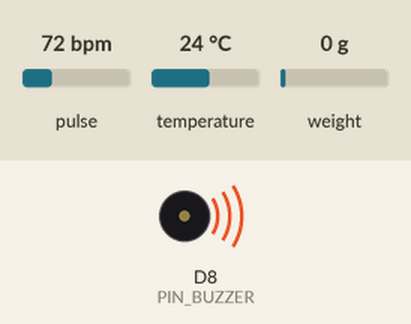
A sketch run on a simulated ESP8266 (NodeMCU). Parts: buzzer (waves = sounding). The inputs (shaded band) are chosen by the test bench; at power-on: pulse 72 bpm, temperature 24 °C, weight on the scale 0 g. WiFi joins after 1.5 s; servers stay silent unless stated; uploads are accepted with an empty reply; no MQTT or app messages arrive unless stated; what the sketch prints to the serial monitor is not drawn.

Above: at 3.4 s.
At 4.2 s:
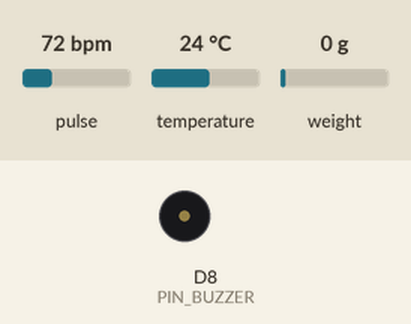
Timing chart, 0 to 5.7 s (numbered marks = the images above):
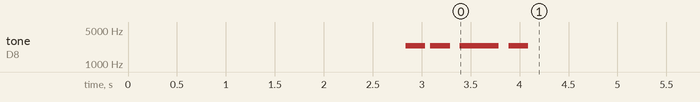

The sketch:

esp32_gateway.ino
```cpp
/*
 * ============================================================================
 *  TRIAGEPULSE — GATEWAY FIRMWARE (ESP8266 & ESP32 DUAL-COMPATIBLE)
 *  Patient 01 Direct Monitoring + Patient 02 Arduino UNO Gateway
 *  Dual Ingestion: MQTT + Direct FastAPI HTTP REST Telemetry
 * ============================================================================
 *
 *  HARDWARE WIRING:
 *  ----------------------------------------------------------------------------
 *  [ESP8266 / NodeMCU]:
 *    - MAX30102 (I2C: SDA=D2/GPIO4, SCL=D1/GPIO5, 3.3V, GND) → HR + SpO2
 *    - DS18B20  (OneWire: D5/GPIO14 with 4.7kΩ pull-up to 3.3V, 3.3V, GND) → Temp
 *    - HX711    (DOUT=D6/GPIO12, SCK=D0/GPIO16, 3.3V, GND) → IV Bag Load Cell
 *    - SOS Button (D3/GPIO0 or Built-in FLASH button, active LOW)
 *    - Buzzer   (D8/GPIO15 positive, GND negative)
 *    - Patient 02 RX: D7/GPIO13 (SoftwareSerial RX from Arduino UNO TX D1)
 *
 *  [ESP32 DevKit]:
 *    - MAX30102 (I2C: SDA=GPIO21, SCL=GPIO22, 3.3V, GND) → HR + SpO2
 *    - DS18B20  (OneWire: GPIO4 with 4.7kΩ pull-up to 3.3V, 3.3V, GND) → Temp
 *    - HX711    (DOUT=GPIO18, SCK=GPIO19, 3.3V, GND) → IV Bag Load Cell
 *    - SOS Button (GPIO27, active LOW)
 *    - Buzzer   (GPIO15)
 *    - Patient 02 RX: GPIO16 (Hardware UART2 RX from Arduino UNO TX D1)
 *
 *  COMMUNICATION PIPELINE:
 *    Primary:   MQTT Broker (Port 1883)
 *    Fallback:  Direct FastAPI REST Endpoint (POST http://<gateway_ip>:8000/api/hardware/telemetry)
 * ============================================================================
 */

#if defined(ESP8266)
  #include <ESP8266WiFi.h>
  #include <WiFiClient.h>
  #include <ESP8266HTTPClient.h>
  #include <SoftwareSerial.h>
#elif defined(ESP32)
  #include <WiFi.h>
  #include <WiFiClient.h>
  #include <HTTPClient.h>
#else
  #include <ESP8266WiFi.h>
  #include <WiFiClient.h>
  #include <ESP8266HTTPClient.h>
  #include <SoftwareSerial.h>
#endif

#include <PubSubClient.h>
#include <Wire.h>
#include "MAX30105.h"
#include "heartRate.h"
#include <OneWire.h>
#include <DallasTemperature.h>
#include "HX711.h"
#include <ArduinoJson.h>

#include "config.h"

// ======================== HARDWARE DRIVERS ========================
MAX30105 particleSensor;
OneWire oneWire(PIN_DS18B20);
DallasTemperature tempSensor(&oneWire);
HX711 scale;

#if defined(ESP8266)
SoftwareSerial unoSerial(PIN_SWSERIAL_RX, PIN_SWSERIAL_TX);
#endif

WiFiClient espClient;
PubSubClient mqttClient(espClient);

// ======================== HARDWARE DETECTION FLAGS ========================
bool max30102Present = false;
bool ds18b20Present = false;
bool hx711Present = false;

// ======================== PATIENT 01 STATE ========================
struct PatientData {
  float heartRate;
  float spo2;
  float temperature;
  float ivWeightGrams;
  float ivRemainingMl;
  float ivFlowMlHr;
  String ivState;
  bool  sosActive;
  String signalQuality;
  unsigned long lastVitalsTime;
};

PatientData patient01 = {
  0.0, 0.0, 0.0,
  0.0, 0.0, 0.0,
  "NORMAL", false,
  "MISSING", 0
};

// ======================== HEART RATE BUFFER ========================
#define HR_BUFFER_SIZE 4
byte rates[HR_BUFFER_SIZE];
byte rateSpot = 0;
unsigned long lastBeat = 0;
float beatsPerMinute = 0;
int beatAvg = 0;

// ======================== IV FLOW TRACKING ========================
float lastIvWeight = -1.0;
unsigned long lastIvReadTime = 0;

// ======================== SERIAL RECEIVE BUFFER ========================
String rxBuffer = "";

// ======================== TIMING ========================
unsigned long lastSensorReadTime = 0;
unsigned long lastMqttPublishTime = 0;
unsigned long lastStatusPublishTime = 0;
unsigned long lastSosDebounceTime = 0;
unsigned long bootTime = 0;
bool lastSosButtonState = HIGH;
byte simCounter = 0;

// Forward Declarations
void connectWiFi();
void connectMQTT();
void readMAX30102();
void readDS18B20();
void readHX711();
void checkSOSButton();
void receivePatient02Data();
void parseAndForwardP02(String &jsonStr);
void publishPatient01();
void publishDeviceStatus();
void sendHttpTelemetry(const String& patientId, float hr, float spo2, float temp, float ivWeight, bool sos, const String& sq, const String& ivState, float ivFlow);
void beepBuzzer(int count);
String getBackendHost();


// ============================================================================
//  SETUP
// ============================================================================
void setup() {
  Serial.begin(115200);
  delay(300);
  Serial.println();
  Serial.println(F("========================================"));
#if defined(ESP8266)
  Serial.println(F("  TRIAGEPULSE ESP8266 GATEWAY v2.0"));
#else
  Serial.println(F("  TRIAGEPULSE ESP32 GATEWAY v2.0"));
#endif
  Serial.println(F("  Patient 01 + Patient 02 (Uno) Gateway"));
  Serial.println(F("========================================\n"));

  bootTime = millis();

  // Pin Modes
  pinMode(PIN_SOS_BUTTON, INPUT_PULLUP);
  pinMode(PIN_BUZZER, OUTPUT);
  digitalWrite(PIN_BUZZER, LOW);

  // Initialize Patient 02 Serial Receiver
#if defined(ESP8266)
  unoSerial.begin(SWSERIAL_BAUD);
  Serial.printf("[SoftwareSerial] Listening for Patient 02 on D7 (GPIO%d) at %d baud\n", PIN_SWSERIAL_RX, SWSERIAL_BAUD);
#else
  Serial2.begin(UART2_BAUD, SERIAL_8N1, PIN_UART2_RX, PIN_UART2_TX);
  Serial.println(F("[UART2] Listening for Patient 02 on GPIO16 at 9600 baud"));
#endif

  // Initialize I2C for MAX30102
  Wire.begin(PIN_MAX30102_SDA, PIN_MAX30102_SCL);
  Wire.setClock(100000); // 100kHz standard mode

  // Initialize MAX30102
  Serial.print(F("[MAX30102] Initializing... "));
  if (particleSensor.begin(Wire, I2C_SPEED_STANDARD)) {
    max30102Present = true;
    Serial.println(F("OK"));
    particleSensor.setup(
      MAX30102_LED_BRIGHTNESS,
      MAX30102_SAMPLE_AVERAGE,
      MAX30102_LED_MODE,
      MAX30102_SAMPLE_RATE,
      MAX30102_PULSE_WIDTH,
      MAX30102_ADC_RANGE
    );
    particleSensor.setPulseAmplitudeRed(0x1F);
    particleSensor.setPulseAmplitudeGreen(0);
  } else {
    Serial.println(F("NOT DETECTED (Using Demo Fallback if enabled)"));
  }

  // Initialize DS18B20
  Serial.print(F("[DS18B20] Initializing... "));
  tempSensor.begin();
  if (tempSensor.getDeviceCount() > 0) {
    ds18b20Present = true;
    tempSensor.setResolution(10); // 10-bit: 0.25°C in ~187ms
    tempSensor.setWaitForConversion(true);
    Serial.println(F("OK"));
  } else {
    Serial.println(F("NOT DETECTED (Using Demo Fallback if enabled)"));
  }

  // Initialize HX711
  Serial.print(F("[HX711] Initializing... "));
  scale.begin(PIN_HX711_DOUT, PIN_HX711_SCK);
  if (scale.is_ready()) {
    hx711Present = true;
    scale.set_scale(HX711_CALIBRATION_FACTOR);
    scale.tare();
    Serial.println(F("OK"));
  } else {
    Serial.println(F("NOT DETECTED (Using Demo Fallback if enabled)"));
  }

  // Connect WiFi
  connectWiFi();

  // Setup MQTT
  mqttClient.setServer(MQTT_BROKER, MQTT_PORT);
  mqttClient.setBufferSize(512);
  connectMQTT();

  // Startup beep
  beepBuzzer(2);
  Serial.println(F("\n[READY] TriagePulse Gateway operational.\n"));
}


// ============================================================================
//  MAIN LOOP
// ============================================================================
void loop() {
#if defined(ESP8266)
  yield(); // Prevent ESP8266 Software Watchdog Timer reset
#endif

  // Maintain WiFi
  if (WiFi.status() != WL_CONNECTED) {
    connectWiFi();
  }

  // Maintain MQTT (if broker is reachable)
  if (WiFi.status() == WL_CONNECTED && !mqttClient.connected()) {
    connectMQTT();
  }
  if (mqttClient.connected()) {
    mqttClient.loop();
  }

  unsigned long now = millis();

  // Read Patient 01 sensors
  if (now - lastSensorReadTime >= SENSOR_READ_INTERVAL_MS) {
    lastSensorReadTime = now;
    readMAX30102();
    readDS18B20();
    readHX711();
  }

  // Check SOS Button
  checkSOSButton();

  // Receive Patient 02 data from Arduino UNO
  receivePatient02Data();

  // Publish / Dispatch Telemetry
  if (now - lastMqttPublishTime >= MQTT_PUBLISH_INTERVAL_MS) {
    lastMqttPublishTime = now;
    publishPatient01();
  }

  // Heartbeat status
  if (now - lastStatusPublishTime >= STATUS_PUBLISH_INTERVAL_MS) {
    lastStatusPublishTime = now;
    publishDeviceStatus();
  }
}


// ============================================================================
//  SENSOR READING FUNCTIONS
// ============================================================================

void readMAX30102() {
#if defined(ESP8266)
  yield();
#endif

  if (!max30102Present) {
    if (DEMO_FALLBACK_ENABLED) {
      simCounter++;
      patient01.heartRate = 74.0 + (simCounter % 4);
      patient01.spo2 = 98.0 + ((simCounter % 2) == 0 ? 1 : 0);
      patient01.signalQuality = "SIM";
      patient01.lastVitalsTime = millis();
    }
    return;
  }

  long irValue = particleSensor.getIR();

  if (irValue < FINGER_DETECT_THRESHOLD) {
    patient01.heartRate = 0;
    patient01.spo2 = 0;
    patient01.signalQuality = "MISSING";
    return;
  }

  patient01.signalQuality = "GOOD";

  if (checkForBeat(irValue)) {
    unsigned long delta = millis() - lastBeat;
    lastBeat = millis();

    beatsPerMinute = 60.0 / (delta / 1000.0);

    if (beatsPerMinute >= 35 && beatsPerMinute <= 210) {
      rates[rateSpot++] = (byte)beatsPerMinute;
      rateSpot %= HR_BUFFER_SIZE;

      beatAvg = 0;
      for (byte i = 0; i < HR_BUFFER_SIZE; i++) {
        beatAvg += rates[i];
      }
      beatAvg /= HR_BUFFER_SIZE;
    }
  }

  if (beatAvg >= 40 && beatAvg <= 200) {
    patient01.heartRate = (float)beatAvg;
  }

  long redValue = particleSensor.getRed();
  if (irValue > 0 && redValue > 0 && patient01.heartRate > 0) {
    float ratio = (float)redValue / (float)irValue;
    float spo2Est = 110.0 - 25.0 * ratio;
    spo2Est = constrain(spo2Est, 75.0, 100.0);
    patient01.spo2 = spo2Est;
  }

  patient01.lastVitalsTime = millis();
}

void readDS18B20() {
#if defined(ESP8266)
  yield();
#endif

  if (ds18b20Present) {
    tempSensor.requestTemperatures();
    float temp = tempSensor.getTempCByIndex(0);
    if (temp >= 20.0 && temp <= 45.0) {
      patient01.temperature = temp;
    }
  } else if (DEMO_FALLBACK_ENABLED && patient01.temperature == 0) {
    patient01.temperature = 36.6;
  }
}

void readHX711() {
#if defined(ESP8266)
  yield();
#endif

  float weight = 0;
  if (hx711Present && scale.is_ready()) {
    weight = scale.get_units(2);
    if (weight < 0) weight = 0;
  } else if (DEMO_FALLBACK_ENABLED) {
    weight = 485.0 - (simCounter * 0.4);
    if (weight < 0) weight = 0;
  } else {
    return;
  }

  unsigned long now = millis();
  if (lastIvWeight >= 0 && lastIvReadTime > 0) {
    float timeDeltaHr = (float)(now - lastIvReadTime) / 3600000.0;
    if (timeDeltaHr > 0.0001) {
      float weightDelta = lastIvWeight - weight;
      patient01.ivFlowMlHr = weightDelta / timeDeltaHr;
      if (patient01.ivFlowMlHr < 0) patient01.ivFlowMlHr = 0;
    }
  }

  lastIvWeight = weight;
  lastIvReadTime = now;
  patient01.ivWeightGrams = weight;

  float netFluid = weight - IV_BAG_TARE_WEIGHT_G;
  if (netFluid < 0) netFluid = 0;
  patient01.ivRemainingMl = netFluid;

  if (netFluid <= IV_THRESHOLD_EMPTY) {
    patient01.ivState = "STOPPED";
  } else if (netFluid <= IV_THRESHOLD_NEAR_EMPTY) {
    patient01.ivState = "NEAR_EMPTY";
  } else if (netFluid <= IV_THRESHOLD_LOW) {
    patient01.ivState = "LOW";
  } else {
    patient01.ivState = "NORMAL";
  }
}

void checkSOSButton() {
  bool reading = digitalRead(PIN_SOS_BUTTON);
  unsigned long now = millis();

  if (reading != lastSosButtonState && (now - lastSosDebounceTime) > SOS_DEBOUNCE_MS) {
    lastSosDebounceTime = now;
    lastSosButtonState = reading;

    if (reading == LOW) {
      patient01.sosActive = true;
      Serial.println(F("[SOS] Patient 01 SOS BUTTON PRESSED!"));
      beepBuzzer(3);
      publishPatient01(); // Immediate broadcast
    } else {
      patient01.sosActive = false;
    }
  }
}


// ============================================================================
//  RECEIVE PATIENT 02 DATA FROM ARDUINO UNO
// ============================================================================

void receivePatient02Data() {
#if defined(ESP8266)
  yield();
  while (unoSerial.available()) {
    char c = unoSerial.read();
    if (c == '\n') {
      rxBuffer.trim();
      if (rxBuffer.length() > 5) {
        parseAndForwardP02(rxBuffer);
      }
      rxBuffer = "";
    } else if (c != '\r') {
      rxBuffer += c;
      if (rxBuffer.length() > 300) {
        rxBuffer = "";
      }
    }
  }
#else
  while (Serial2.available()) {
    char c = Serial2.read();
    if (c == '\n') {
      rxBuffer.trim();
      if (rxBuffer.length() > 5) {
        parseAndForwardP02(rxBuffer);
      }
      rxBuffer = "";
    } else if (c != '\r') {
      rxBuffer += c;
      if (rxBuffer.length() > 300) {
        rxBuffer = "";
      }
    }
  }
#endif
}

void parseAndForwardP02(String &jsonStr) {
  StaticJsonDocument<256> doc;
  DeserializationError err = deserializeJson(doc, jsonStr);

  if (err) {
    Serial.print(F("[Uno-UART] JSON parse error: "));
    Serial.println(err.f_str());
    return;
  }

  float hr   = doc["hr"]   | 0.0f;
  float spo2 = doc["spo2"] | 0.0f;
  float temp = doc["temp"] | 0.0f;
  float iv   = doc["iv"]   | 0.0f;
  bool  sos  = doc["sos"]  | false;
  const char* sq = doc["sq"] | "GOOD";

  Serial.printf("[Uno-UART] P02: HR=%.0f SpO2=%.0f T=%.1f IV=%.0fg SOS=%d SQ=%s\n",
                hr, spo2, temp, iv, sos, sq);

  float remaining = iv - IV_BAG_TARE_WEIGHT_G;
  if (remaining < 0) remaining = 0;
  String ivState = "NORMAL";
  if (remaining <= IV_THRESHOLD_EMPTY) ivState = "STOPPED";
  else if (remaining <= IV_THRESHOLD_NEAR_EMPTY) ivState = "NEAR_EMPTY";
  else if (remaining <= IV_THRESHOLD_LOW) ivState = "LOW";

  // 1. Forward to MQTT if connected
  if (mqttClient.connected()) {
    StaticJsonDocument<200> vDoc;
    vDoc["heart_rate"] = hr;
    vDoc["spo2"] = spo2;
    vDoc["temperature"] = temp;
    vDoc["signal_quality"] = sq;
    char buf[200];
    serializeJson(vDoc, buf, sizeof(buf));
    mqttClient.publish(TOPIC_P02_VITALS, buf);

    StaticJsonDocument<200> iDoc;
    iDoc["iv_weight_grams"] = iv;
    iDoc["iv_remaining_ml"] = remaining;
    iDoc["iv_state"] = ivState;
    serializeJson(iDoc, buf, sizeof(buf));
    mqttClient.publish(TOPIC_P02_IV, buf);

    StaticJsonDocument<64> sDoc;
    sDoc["sos"] = sos;
    serializeJson(sDoc, buf, sizeof(buf));
    mqttClient.publish(TOPIC_P02_SOS, buf);
  }

  // 2. Direct HTTP Fallback to FastAPI
  if (HTTP_TELEMETRY_ENABLED && WiFi.status() == WL_CONNECTED) {
    sendHttpTelemetry("P02", hr, spo2, temp, iv, sos, sq, ivState, 0.0);
  }
}


// ============================================================================
//  TELEMETRY DISPATCH (MQTT + HTTP DUAL MODE)
// ============================================================================

void publishPatient01() {
  // 1. MQTT Publish (if broker reachable)
  if (mqttClient.connected()) {
    StaticJsonDocument<200> vDoc;
    vDoc["heart_rate"] = patient01.heartRate;
    vDoc["spo2"] = patient01.spo2;
    vDoc["temperature"] = patient01.temperature;
    vDoc["signal_quality"] = patient01.signalQuality;
    char buf[200];
    serializeJson(vDoc, buf, sizeof(buf));
    mqttClient.publish(TOPIC_P01_VITALS, buf);

    StaticJsonDocument<200> iDoc;
    iDoc["iv_weight_grams"] = patient01.ivWeightGrams;
    iDoc["iv_remaining_ml"] = patient01.ivRemainingMl;
    iDoc["iv_flow_ml_hr"] = patient01.ivFlowMlHr;
    iDoc["iv_state"] = patient01.ivState;
    serializeJson(iDoc, buf, sizeof(buf));
    mqttClient.publish(TOPIC_P01_IV, buf);

    StaticJsonDocument<64> sDoc;
    sDoc["sos"] = patient01.sosActive;
    serializeJson(sDoc, buf, sizeof(buf));
    mqttClient.publish(TOPIC_P01_SOS, buf);
  }

  // 2. Direct HTTP Telemetry to FastAPI backend
  if (HTTP_TELEMETRY_ENABLED && WiFi.status() == WL_CONNECTED) {
    sendHttpTelemetry("P01", patient01.heartRate, patient01.spo2,
                      patient01.temperature, patient01.ivWeightGrams,
                      patient01.sosActive, patient01.signalQuality,
                      patient01.ivState, patient01.ivFlowMlHr);
  }

  Serial.printf("[TELEMETRY] P01: HR=%.0f SpO2=%.0f T=%.1f IV=%.0fg SOS=%d SQ=%s\n",
                patient01.heartRate, patient01.spo2, patient01.temperature,
                patient01.ivWeightGrams, patient01.sosActive, patient01.signalQuality.c_str());
}

String getBackendHost() {
  // If connected to Hotspot, gateway IP is usually the host PC (192.168.137.1)
  IPAddress gw = WiFi.gatewayIP();
  if (gw != IPAddress(0, 0, 0, 0)) {
    return gw.toString();
  }
  return String(MQTT_BROKER);
}

void sendHttpTelemetry(const String& patientId, float hr, float spo2, float temp, float ivWeight, bool sos, const String& sq, const String& ivState, float ivFlow) {
  String host = getBackendHost();
  String url = String("http://") + host + ":" + String(BACKEND_HTTP_PORT) + BACKEND_HTTP_PATH;

  StaticJsonDocument<300> doc;
  doc["patient_id"] = patientId;
  doc["heart_rate"] = hr;
  doc["spo2"] = spo2;
  doc["temperature"] = temp;
  doc["iv_weight"] = ivWeight;
  doc["iv_remaining_ml"] = max(0.0f, ivWeight - IV_BAG_TARE_WEIGHT_G);
  doc["iv_state"] = ivState;
  doc["iv_flow"] = ivFlow;
  doc["sos"] = sos;
  doc["signal_quality"] = sq;

  String jsonPayload;
  serializeJson(doc, jsonPayload);

#if defined(ESP8266)
  WiFiClient client;
  HTTPClient http;
  http.begin(client, url);
  http.addHeader("Content-Type", "application/json");
  http.setTimeout(1200); // 1.2s timeout so loop never hangs
  int httpCode = http.POST(jsonPayload);
  http.end();
#else
  HTTPClient http;
  http.begin(url);
  http.addHeader("Content-Type", "application/json");
  http.setTimeout(1200); // 1.2s timeout so loop never hangs
  int httpCode = http.POST(jsonPayload);
  http.end();
#endif
}

void publishDeviceStatus() {
  if (!mqttClient.connected()) return;

  unsigned long uptimeSec = (millis() - bootTime) / 1000;
  StaticJsonDocument<200> doc;
  doc["device_id"] = DEVICE_01_ID;
  doc["rssi"] = WiFi.RSSI();
  doc["uptime_sec"] = uptimeSec;
  doc["ip"] = WiFi.localIP().toString();

  char buf[200];
  serializeJson(doc, buf, sizeof(buf));
  mqttClient.publish(TOPIC_P01_STATUS, buf);
}


// ============================================================================
//  WIFI & MQTT CONNECTION
// ============================================================================

void connectWiFi() {
  if (WiFi.status() == WL_CONNECTED) return;

  Serial.printf("[WiFi] Connecting to %s", WIFI_SSID);
  WiFi.mode(WIFI_STA);
  WiFi.begin(WIFI_SSID, WIFI_PASSWORD);

  int retries = 0;
  while (WiFi.status() != WL_CONNECTED && retries < WIFI_MAX_RETRIES) {
    delay(WIFI_RETRY_DELAY);
    Serial.print(".");
    retries++;
#if defined(ESP8266)
    yield();
#endif
  }

  if (WiFi.status() == WL_CONNECTED) {
    Serial.println(F(" CONNECTED!"));
    Serial.printf("[WiFi] IP: %s  RSSI: %ddBm  Gateway: %s\n",
                  WiFi.localIP().toString().c_str(), WiFi.RSSI(),
                  WiFi.gatewayIP().toString().c_str());
    beepBuzzer(1);
  } else {
    Serial.println(F(" FAILED! Will retry in background..."));
  }
}

void connectMQTT() {
  if (WiFi.status() != WL_CONNECTED) return;

  String broker = getBackendHost();
  Serial.printf("[MQTT] Connecting to %s:%d... ", broker.c_str(), MQTT_PORT);
  mqttClient.setServer(broker.c_str(), MQTT_PORT);

  bool connected = false;
  if (strlen(MQTT_USER) > 0) {
    connected = mqttClient.connect(MQTT_CLIENT_ID, MQTT_USER, MQTT_PASS);
  } else {
    connected = mqttClient.connect(MQTT_CLIENT_ID);
  }

  if (connected) {
    Serial.println(F("CONNECTED!"));
    beepBuzzer(2);
  } else {
    Serial.printf("FAILED (rc=%d). Direct HTTP REST telemetry active.\n", mqttClient.state());
  }
}


// ============================================================================
//  BUZZER (COMPATIBLE WITH ACTIVE AND PASSIVE PIEZO BUZZERS)
// ============================================================================

void beepBuzzer(int count) {
  for (int i = 0; i < count; i++) {
    tone(PIN_BUZZER, 2400, BUZZER_DURATION_MS);
    delay(BUZZER_DURATION_MS);
    noTone(PIN_BUZZER);
    if (i < count - 1) delay(100);
#if defined(ESP8266)
    yield();
#endif
  }
}
```

Source omitted: config.h (5925 bytes)
